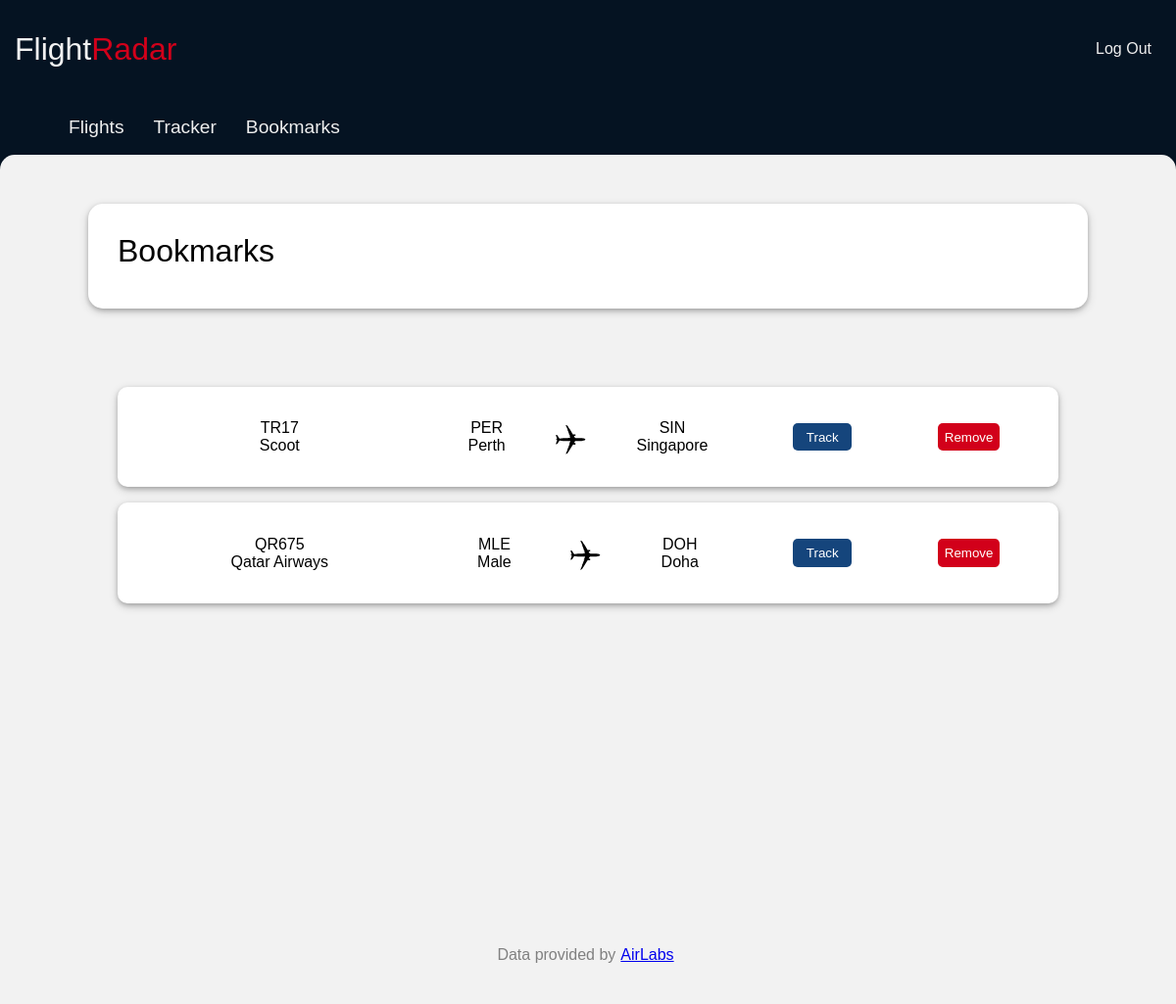
The app's page /bookmarks (signed in) with its own data.
### tables this page shows
CREATE TABLE bookmarks (
                     user_id INTEGER NOT NULL,
                     flight_iata TEXT NOT NULL,
                     airlines TEXT NOT NULL,
                     dep_iata TEXT NOT NULL,
                     dep_city TEXT NOT NULL,
                     arr_iata TEXT NOT NULL, 
                     arr_city TEXT NOT NULL, 
                     FOREIGN KEY (user_id) REFERENCES users(id)
                    );

### app.py (the view, shortened to what this page needs)
@app.route("/bookmarks", methods=["GET", "POST"])
def bookmarks():
    user_data = db.execute("SELECT * FROM bookmarks where user_id = ?", session["user_id"])
    return render_template("bookmarks.html", dataset=user_data)

### templates/bookmarks.html (shortened to what this page needs)
{% extends "layout.html" %}
{% block main %}
<div class="box">
        <div class="flight-container">
            <div class="text">Bookmarks</div>
        </div>
</div>
<div class="bg-light flex-start">
    {%if dataset%}
    <div class="bookmarks-container">
        {% for data in dataset %}
        <div class="bookmarks-card">
            <div class="flight-number">
                <div>{{data.flight_iata}}</div>
                <div>{{data.airlines}}</div>
            </div>
            <div class="flight-route">
                <div class="source">
                    <div class="iata-code">{{data.dep_iata}} </div>
                    <div class="city-name"> {{data.dep_city}} </div>
                </div>
                <div class="svg-image">
                </div>
                <div class="destination">
                    <div class="iata-code">{{data.arr_iata}}</div>
                    <div class="city-name"> {{data.arr_city}} </div>
                </div>
            </div>
            <div class="buttons-bk">
                <div class="track-btn">
                    <form action="/tracker" method="post">
                        <button type="submit">Track</button>
                    </form>
                </div>
                <div class="remove-btn">
                    <form action="/remove" method="post">
                        <button type="submit">Remove</button>
                    </form>
                </div>
            </div>
        </div>
        {% endfor %}
    </div>
    {% endif%}
</div>
{% endblock %}
{% block footer %}
Data provided by<a href="https://airlabs.co">AirLabs</a>
{% endblock %}

### static/styles.css (style rules this page uses)
.flight-container, .offers-container, .flight-card, .bookmarks-card, .map-container .status-header, .map-container .status-body, .map-container .map-title, .map-container iframe, .altitude, .speed, .heading { box-shadow: 0px 2px 4px 0px rgba(0, 0, 0, 0.2), 0px 3px 10px 0px rgba(0, 0, 0, 0.19); }
html, body { margin: 0; padding: 0; font-family: Arial, Helvetica, sans-serif; background-size: cover; background-repeat: no-repeat; background-color: #051322; }
footer a { margin: 5px; }
.box { border-top-left-radius: 15px; border-top-right-radius: 15px; display: flex; flex-direction: column; justify-content: center; align-items: center; background-color: #f2f2f2; }
.bg-light { display: flex; flex-direction: column; justify-content: center; align-items: center; background-color: #f2f2f2; min-height: 70vh; }
.flight-container { background-color: white; margin-top: 50px; margin-bottom: 50px; width: 80%; max-width: 1036px; padding: 30px; border-radius: 15px; }
.flight-container .text { font-size: 2rem; margin-bottom: 10px; }
.iata-code, .date, .city-name { font-size: 1rem; }
.flight-number { text-align: center; display: flex; flex-direction: column; justify-content: center; align-items: center; }
.flight-route { display: flex; justify-content: space-evenly; align-items: center; text-align: center; }
.bookmark-btn, .track-btn, .remove-btn { display: flex; justify-content: center; align-items: center; }
.bookmark-btn button, .track-btn button { border: none; background: #15457c; color: #fff; padding: 0.5em; border-radius: 5px; transition: all 0.3s ease; cursor: pointer; }
.svg-image { position: relative; display: flex; justify-content: center; align-items: center; }
svg { width: 5em; transform: translate(30%, -25%); }
.bg-light.flex-start { justify-content: flex-start; }
.bookmarks-container { width: 80%; max-width: 1036px; padding: 30px; border-radius: 15px; display: grid; gap: 1rem; }
.bookmarks-card { padding: 1em; background-color: white; display: grid; grid-template-columns: repeat(auto-fit, minmax(150px, 1fr)); gap: 1rem; border-radius: 10px; }
.buttons-bk { display: flex; justify-content: space-around; align-items: center; }
.bookmarks-card .svg-image { flex-shrink: 2; }
.track-btn button, .remove-btn button { min-width: 60px; }
.remove-btn button { border: none; background: #D2001A; color: #fff; padding: 0.5em; border-radius: 5px; transition: all 0.3s ease; cursor: pointer; }

### records on screen
bookmarks: flight_iata "TR17", airlines "Scoot", dep_iata "PER", dep_city "Perth", arr_iata "SIN", arr_city "Singapore"
bookmarks: flight_iata "QR675", airlines "Qatar Airways", dep_iata "MLE", dep_city "Male", arr_iata "DOH", arr_city "Doha"
